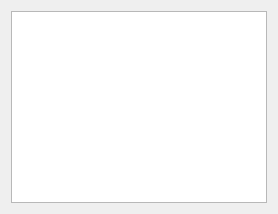
<ui version="4.0"> <class>LogbookForm</class> <widget class="QDialog" name="LogbookForm"> <property name="windowTitle"> <string>Журнал действий</string> </property> <layout class="QVBoxLayout"> <item> <widget class="QTableView" name="tableLog"> </widget></item> </layout> </widget> <resources> <connections> </connections></resources></ui>
